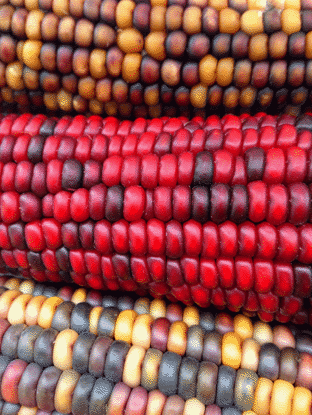
#> input picture prac1/corn.tif, 312 x 415 px, found by its file name
$ python 1.2.py
#> lines starting #> are read from the running program, lines starting #| are printed output that depends on the picture
from PIL import Image
import numpy as np
import matplotlib.pyplot as plt

img = Image.open("corn.TIF")
#> img is the input picture: PIL image 312x415 P; mean R, G, B 154.2, 77.7, 74.4

img_paleta = img.convert("P")

paleta = []
for i in range(256):
    paleta.extend((i, i, i))

img_paleta.putpalette(paleta)
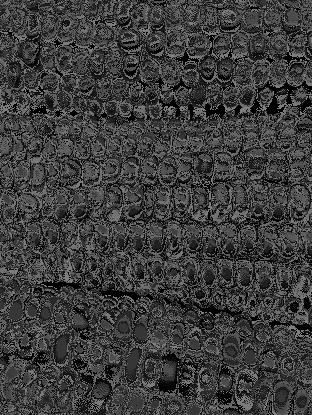
#> img_paleta: PIL image 312x415 P; min 0, max 127, mean 61.3
col_paleta=np.unique(np.array(img_paleta))
#> col_paleta = 128 values from 0 to 127
n_col=len(col_paleta)
#> n_col = 128
print(f"La imagen tiene {n_col} colores")
#| La imagen tiene 128 colores

fig, ax = plt.subplots(1,2)
ax[0].imshow(img)
ax[1].imshow(img_paleta)

plt.show()
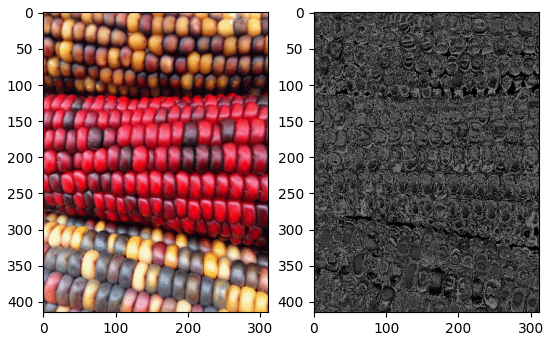
#> figure drawn by matplotlib, 2 panels

$ run again, with prac1/aloel.jpg saved as prac1/corn.tif
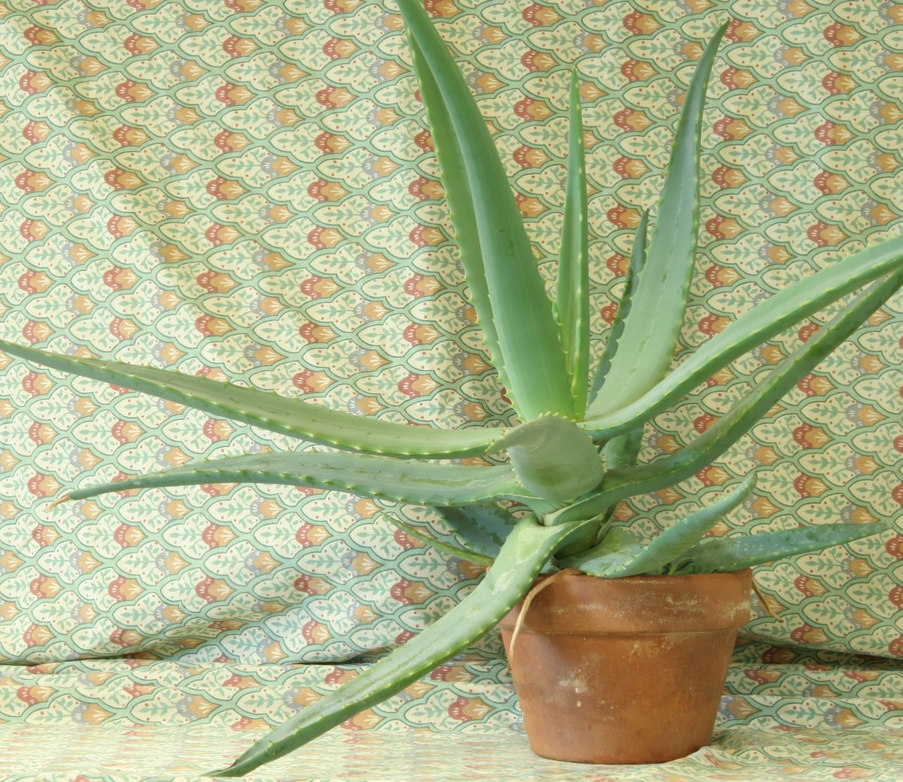
#> input picture prac1/aloel.jpg, 903 x 782 px, shrunk from 1282 x 1110 before the run, found by its file name
#> img is the input picture: PIL image 903x782 RGB; mean R, G, B 171.2, 177.2, 136.6
#> `img_paleta.putpalette(paleta)`:
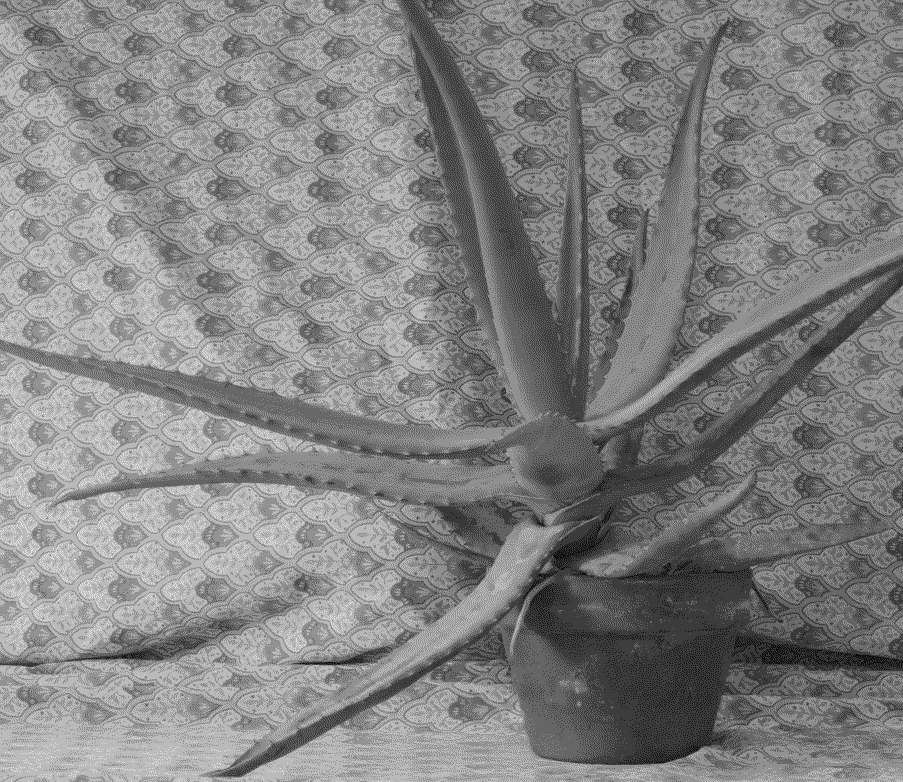
#> img_paleta: PIL image 903x782 P; min 0, max 225, mean 130.6
#> col_paleta = 79 values from 0 to 225
#> n_col = 79
#| La imagen tiene 79 colores
#> `plt.show()`:
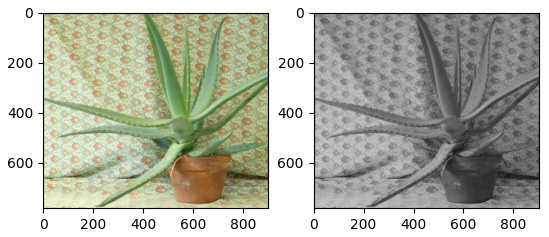
#> figure drawn by matplotlib, 2 panels
